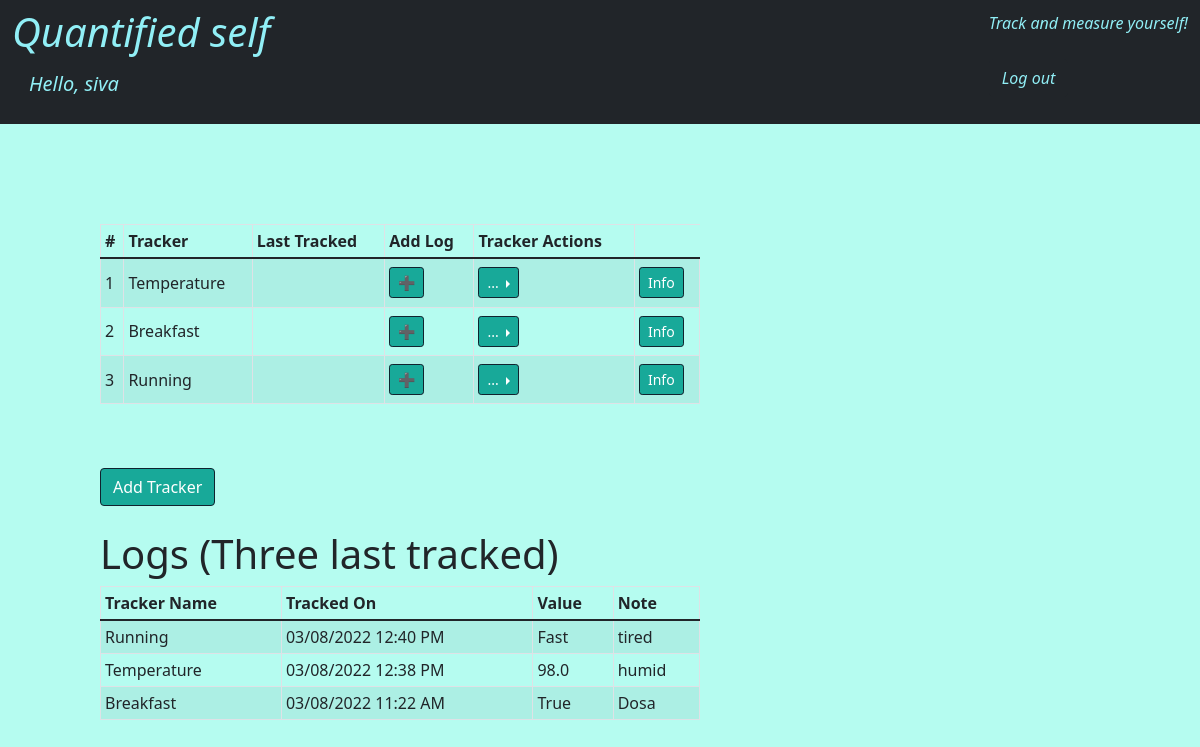
/user/siva/home (signed in), run on the app's committed database.
### models.py (models this page shows)
class Trackers(db.Model):
    __tablename__ = "Trackers"
    trid = db.Column(db.Integer, autoincrement=True, primary_key=True)
    trname = db.Column(db.String, nullable=False, unique=True)
    trtype = db.Column(db.String, nullable=False)
    trdesc = db.Column(db.String)

class Logs(db.Model):
    __tablename__ = "Logs"
    lid = db.Column(db.Integer, autoincrement=True, primary_key=True)
    value = db.Column(db.String, nullable=False)
    note = db.Column(db.String)
    timestamp = db.Column(db.String, nullable=False)
    uid = db.Column(db.Integer, db.ForeignKey("Users.uid"), primary_key=True,nullable=False)
    trid = db.Column(db.Integer, db.ForeignKey("Trackers.trid"), primary_key=True, nullable=False)

### application/user.py (the view)
@app.route("/user/<uname>/home")
@login_required
def user_home(uname):
    uid = current_user.uid
    enrolls = Enrollments.query.filter_by(uid=uid).all()
    trackers = []
    logs = {}
    for e in enrolls:
        log = Logs.query.filter_by(uid=uid, trid=e.trid).order_by(Logs.lid.desc()).first()
        tracker = Trackers.query.filter_by(trid=e.trid).one()
        trackers.append(tracker)
        if log:
            logs[e.trid] = log.timestamp,log.value
        else:
            logs[e.trid] = None
    condition = False
    if trackers:
        condition = True
    f=0
    tracker = Trackers()
    loge = Logs.query.filter_by(uid=uid).order_by(Logs.lid.desc()).all()
    condition2 = False
    if loge:
        i = 0
        log = []
        while i < 3 and i < len(loge):
            log.append(loge[i])
            i += 1
        condition2 = True
        f=1
    if(f==0):
       return render_template("userhome.html", uname=uname, trackers=trackers, condition2=condition2, condition=condition, logs=logs)
    else:
       return render_template("userhome.html", uname=uname, trackers=trackers, condition2=condition2, condition=condition, logs=logs, tracker=tracker, log=log )

### application/user.py (called while the page is built)
@login.user_loader
def load_user(uid):
    return Users.query.filter_by(uid=uid).first()

### templates/userhome.html (shortened to what this page needs)
<!DOCTYPE html>
<html lang="en">
  <head>
    <link href="https://cdn.jsdelivr.net/npm/bootstrap@5.1.3/dist/css/bootstrap.min.css" rel="stylesheet">
  </head>
<body >
    <nav class="navbar navbar-dark bg-dark">
        <div class="container-fluid">
           <h1 class="italic" style="color:#91eff6;">Quantified self <br><a class="btn btn-lg" style="color:#91eff6;" href="/user/{{uname}}/home">Hello, {{uname}}</a></h1>
           <br>
           <p class="italic" style="color:#91eff6;">Track and measure yourself!<br><br><a href="/user/logout" class="btn btn-dark" style="color:#91eff6">Log out</a></p>
        </div>
     </nav>
  <div id="main" class="col-md-8">
    <div class="row-g3" style="padding-top: 100px; padding-right: 100px;padding-bottom: 100px; padding-left: 100px;">
      {% if condition == True %}
      <table class="table table-sm table-bordered table-striped align-middle" style="min-height: 180px;">
        <thead>
          <tr style="border-bottom: 1px solid black;" >
            <th scope="col">#</th>
            <th>Tracker</th>
            <th>Last Tracked</th>
            <th>Add Log</th>
            <th>Tracker Actions</th>
          </tr>
        </thead>
        <tbody>
          {%for tckr in trackers%}
          <tr>
            <td scope="row">{{loop.index}}</td>
            <td>{{tckr.trname}}</td>
            <td>{{lasttime}}</td>
            <td>
              <a class="btn btn-primary btn-sm" style="border: 0.5px solid #10222E;background-color: #18A999; color: white;" href="/user/{{uname}}/{{tckr.trid}}/addlogs">➕</a>
            </td>
            <td>
              <div class="btn-group dropend">
                <button type="button" class="btn btn-primary btn-sm dropdown-toggle" data-bs-toggle="dropdown" style="border: 0.5px solid #10222E; background-color: #18A999; color: white;">
                  ...
                </button>
              </div>
            </td>
            <td>
              <a class="btn btn-primary btn-sm" style="border: 0.5px solid #10222E; background-color: #18A999; color: white;" href="/user/{{uname}}/{{tckr.trid}}/tracker_info">Info</a>
            </td>
          </tr>
          {%endfor%}
          </tbody>
      </table>
      {% else %}
       No Trackers Added
      {% endif %}
      <br>
      <br>
      <a href="/user/{{uname}}/trackers/add" class="btn btn-primary" style="border: 0.5px solid #10222E; background-color: #18A999; color: white;">Add Tracker</a>
      <br>
      <br>
      <div class="col-md justify-content-center" id="my-col">
        <h1>Logs (Three last tracked)</h5>
        {% if condition2 %}
        <div class="table-responsive">
          <table class="table table-sm table-bordered table-striped">
            <thead>
              <tr>
                <th scope="col">Tracker Name</th>
                <th scope="col">Tracked On</th>
                <th scope="col">Value</th>
                <th scope="col">Note</th>
              </tr>
            </thead>
            <tbody>
              {% for l in log %}
              <tr>
                <td>{{tracker.query.filter_by(trid=l.trid).first().trname}}</td>
                <td>{{l.timestamp}}</td>
                <td>{{l.value}}</td>
                <td>{{l.note}}</td>
              </tr>
              {% endfor %}
            </tbody>
          </table>
        </div>
        {% else %}
        No tracking yet
        {% endif %}
      </div>
    </div>
  </div>
</body>
</html>

### templates/userhome.html (style rules this page uses)
body { background-color:rgba(52, 247, 214, 0.359) }
h1.italic { font-style:italic }
p.italic { font-style:italic }
table { width:100% }

### data on the page
Trackers: trname "Temperature"
Trackers: trname "Breakfast"
Trackers: trname "Running"
Logs: query.filter_by "Running", timestamp "03/08/2022 12:40 PM", value "Fast", note "tired"
Logs: query.filter_by "Temperature", timestamp "03/08/2022 12:38 PM", value "98.0", note "humid"
Logs: query.filter_by "Breakfast", timestamp "03/08/2022 11:22 AM", value "True", note "Dosa"

### other printed values
{{ uname }} "siva"
